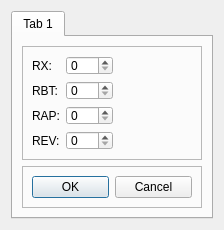
<?xml version="1.0" encoding="UTF-8"?>
<ui version="4.0">
 <class>Dialog</class>
 <widget class="QDialog" name="Dialog">
  <property name="geometry">
   <rect>
    <x>0</x>
    <y>0</y>
    <width>224</width>
    <height>230</height>
   </rect>
  </property>
  <property name="minimumSize">
   <size>
    <width>224</width>
    <height>230</height>
   </size>
  </property>
  <property name="maximumSize">
   <size>
    <width>224</width>
    <height>230</height>
   </size>
  </property>
  <property name="windowTitle">
   <string>Dialog</string>
  </property>
  <layout class="QGridLayout" name="gridLayout">
   <item row="0" column="0">
    <widget class="QTabWidget" name="tabWidget">
     <property name="currentIndex">
      <number>0</number>
     </property>
     <widget class="QWidget" name="tab">
      <attribute name="title">
       <string>Tab 1</string>
      </attribute>
      <layout class="QVBoxLayout" name="verticalLayout">
       <item>
        <widget class="QFrame" name="frame">
         <property name="frameShape">
          <enum>QFrame::StyledPanel</enum>
         </property>
         <property name="frameShadow">
          <enum>QFrame::Raised</enum>
         </property>
         <layout class="QGridLayout" name="gridLayout_2">
          <item row="1" column="0">
           <widget class="QLabel" name="label_3">
            <property name="text">
             <string>RX:</string>
            </property>
           </widget>
          </item>
          <item row="2" column="1">
           <widget class="QSpinBox" name="spinBox">
            <property name="maximum">
             <number>200</number>
            </property>
           </widget>
          </item>
          <item row="1" column="1">
           <widget class="QSpinBox" name="spinBox_4">
            <property name="maximum">
             <number>200</number>
            </property>
           </widget>
          </item>
          <item row="2" column="0">
           <widget class="QLabel" name="label">
            <property name="text">
             <string>RBT:</string>
            </property>
           </widget>
          </item>
          <item row="3" column="1">
           <widget class="QSpinBox" name="spinBox_3">
            <property name="maximum">
             <number>200</number>
            </property>
           </widget>
          </item>
          <item row="4" column="1">
           <widget class="QSpinBox" name="spinBox_2">
            <property name="maximum">
             <number>200</number>
            </property>
           </widget>
          </item>
          <item row="3" column="0">
           <widget class="QLabel" name="label_2">
            <property name="text">
             <string>RAP:</string>
            </property>
           </widget>
          </item>
          <item row="4" column="0">
           <widget class="QLabel" name="label_4">
            <property name="text">
             <string>REV:</string>
            </property>
           </widget>
          </item>
          <item row="2" column="2">
           <spacer name="horizontalSpacer_3">
            <property name="orientation">
             <enum>Qt::Horizontal</enum>
            </property>
            <property name="sizeHint" stdset="0">
             <size>
              <width>40</width>
              <height>20</height>
             </size>
            </property>
           </spacer>
          </item>
          <item row="3" column="2">
           <spacer name="horizontalSpacer_4">
            <property name="orientation">
             <enum>Qt::Horizontal</enum>
            </property>
            <property name="sizeHint" stdset="0">
             <size>
              <width>40</width>
              <height>20</height>
             </size>
            </property>
           </spacer>
          </item>
          <item row="1" column="2">
           <spacer name="horizontalSpacer_2">
            <property name="orientation">
             <enum>Qt::Horizontal</enum>
            </property>
            <property name="sizeHint" stdset="0">
             <size>
              <width>40</width>
              <height>20</height>
             </size>
            </property>
           </spacer>
          </item>
          <item row="4" column="2">
           <spacer name="horizontalSpacer_5">
            <property name="orientation">
             <enum>Qt::Horizontal</enum>
            </property>
            <property name="sizeHint" stdset="0">
             <size>
              <width>40</width>
              <height>20</height>
             </size>
            </property>
           </spacer>
          </item>
         </layout>
        </widget>
       </item>
       <item>
        <widget class="QFrame" name="frame_2">
         <property name="frameShape">
          <enum>QFrame::StyledPanel</enum>
         </property>
         <property name="frameShadow">
          <enum>QFrame::Raised</enum>
         </property>
         <layout class="QHBoxLayout" name="horizontalLayout">
          <item>
           <spacer name="horizontalSpacer">
            <property name="orientation">
             <enum>Qt::Horizontal</enum>
            </property>
            <property name="sizeHint" stdset="0">
             <size>
              <width>40</width>
              <height>20</height>
             </size>
            </property>
           </spacer>
          </item>
          <item>
           <widget class="QPushButton" name="pushButton_2">
            <property name="text">
             <string>OK</string>
            </property>
           </widget>
          </item>
          <item>
           <widget class="QPushButton" name="pushButton">
            <property name="text">
             <string>Cancel</string>
            </property>
           </widget>
          </item>
         </layout>
        </widget>
       </item>
      </layout>
     </widget>
    </widget>
   </item>
  </layout>
 </widget>
 <resources/>
 <connections/>
</ui>
